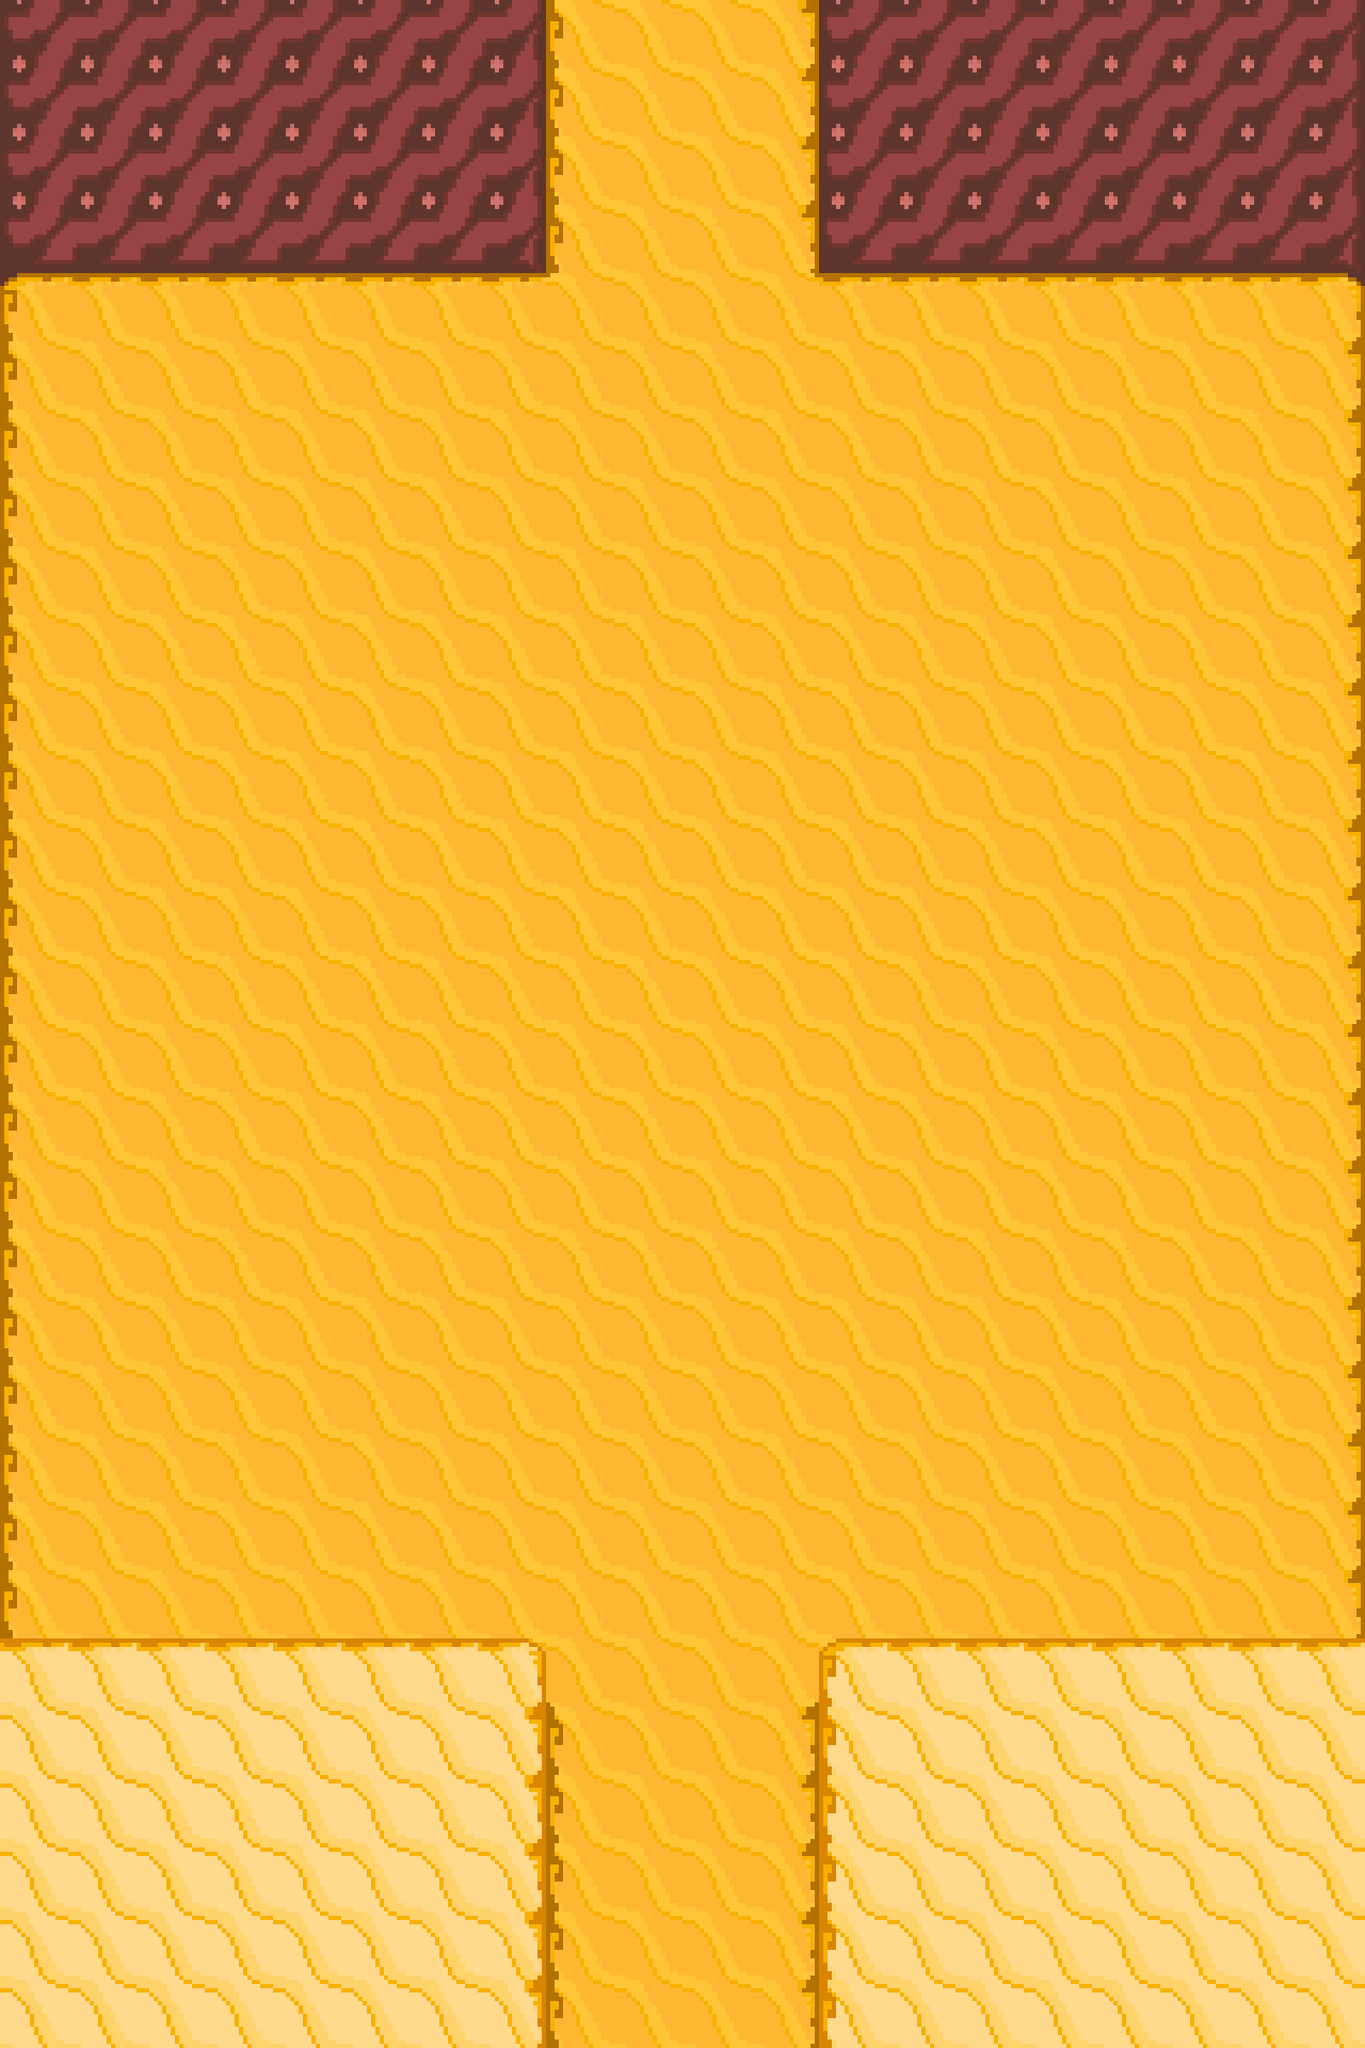

This game map was drawn from its Tiled (.tmx) file and the tilesets committed beside it. A one-line description and the full map source follow:
An orthogonal 20x30 tile map with 80x80 px tiles, 2 tile layers (Tile Layer 1, Foreground) and 15 objects (12x Wall, 2x RoomTransition).

<map version="1.2" tiledversion="1.3.1" orientation="orthogonal" renderorder="right-down" compressionlevel="0" width="20" height="30" tilewidth="80" tileheight="80" infinite="0" nextlayerid="4" nextobjectid="18">
 <tileset firstgid="1" source="Teehee Valley Tileset.tsx" />
 <layer id="1" name="Tile Layer 1" width="20" height="30">
  <data encoding="csv">
29,30,30,30,30,30,30,31,25,26,26,27,29,30,30,30,30,30,30,31,
29,30,30,30,30,30,30,31,25,26,26,27,29,30,30,30,30,30,30,31,
29,30,30,30,30,30,30,31,25,26,26,27,29,30,30,30,30,30,30,31,
36,37,37,37,37,37,37,38,25,26,26,27,36,37,37,37,37,37,37,38,
18,19,19,19,19,19,19,19,12,26,26,11,19,19,19,19,19,19,19,20,
25,26,26,26,26,26,26,26,26,26,26,26,26,26,26,26,26,26,26,27,
25,26,26,26,26,26,26,26,26,26,26,26,26,26,26,26,26,26,26,27,
25,26,26,26,26,26,26,26,26,26,26,26,26,26,26,26,26,26,26,27,
25,26,26,26,26,26,26,26,26,26,26,26,26,26,26,26,26,26,26,27,
25,26,26,26,26,26,26,26,26,26,26,26,26,26,26,26,26,26,26,27,
25,26,26,26,26,26,26,26,26,26,26,26,26,26,26,26,26,26,26,27,
25,26,26,26,26,26,26,26,26,26,26,26,26,26,26,26,26,26,26,27,
25,26,26,26,26,26,26,26,26,26,26,26,26,26,26,26,26,26,26,27,
25,26,26,26,26,26,26,26,26,26,26,26,26,26,26,26,26,26,26,27,
25,26,26,26,26,26,26,26,26,26,26,26,26,26,26,26,26,26,26,27,
25,26,26,26,26,26,26,26,26,26,26,26,26,26,26,26,26,26,26,27,
25,26,26,26,26,26,26,26,26,26,26,26,26,26,26,26,26,26,26,27,
25,26,26,26,26,26,26,26,26,26,26,26,26,26,26,26,26,26,26,27,
25,26,26,26,26,26,26,26,26,26,26,26,26,26,26,26,26,26,26,27,
25,26,26,26,26,26,26,26,26,26,26,26,26,26,26,26,26,26,26,27,
25,26,26,26,26,26,26,26,26,26,26,26,26,26,26,26,26,26,26,27,
25,26,26,26,26,26,26,26,26,26,26,26,26,26,26,26,26,26,26,27,
25,26,26,26,26,26,26,26,26,26,26,26,26,26,26,26,26,26,26,27,
25,26,26,26,26,26,26,26,26,26,26,26,26,26,26,26,26,26,26,27,
32,33,33,33,33,33,33,33,5,26,26,4,33,33,33,33,33,33,33,34,
0,0,0,0,0,0,0,0,25,26,26,27,0,0,0,0,0,0,0,0,
0,0,0,0,0,0,0,0,25,26,26,27,0,0,0,0,0,0,0,0,
0,0,0,0,0,0,0,0,25,26,26,27,0,0,0,0,0,0,0,0,
0,0,0,0,0,0,0,0,25,26,26,27,0,0,0,0,0,0,0,0,
0,0,0,0,0,0,0,0,25,26,26,27,0,0,0,0,0,0,0,0
</data>
 </layer>
 <layer id="2" name="Foreground" width="20" height="30">
  <data encoding="csv">
0,0,0,0,0,0,0,0,0,0,0,0,0,0,0,0,0,0,0,0,
0,0,0,0,0,0,0,0,0,0,0,0,0,0,0,0,0,0,0,0,
0,0,0,0,0,0,0,0,0,0,0,0,0,0,0,0,0,0,0,0,
0,0,0,0,0,0,0,0,0,0,0,0,0,0,0,0,0,0,0,0,
0,0,0,0,0,0,0,0,0,0,0,0,0,0,0,0,0,0,0,0,
0,0,0,0,0,0,0,0,0,0,0,0,0,0,0,0,0,0,0,0,
0,0,0,0,0,0,0,0,0,0,0,0,0,0,0,0,0,0,0,0,
0,0,0,0,0,0,0,0,0,0,0,0,0,0,0,0,0,0,0,0,
0,0,0,0,0,0,0,0,0,0,0,0,0,0,0,0,0,0,0,0,
0,0,0,0,0,0,0,0,0,0,0,0,0,0,0,0,0,0,0,0,
0,0,0,0,0,0,0,0,0,0,0,0,0,0,0,0,0,0,0,0,
0,0,0,0,0,0,0,0,0,0,0,0,0,0,0,0,0,0,0,0,
0,0,0,0,0,0,0,0,0,0,0,0,0,0,0,0,0,0,0,0,
0,0,0,0,0,0,0,0,0,0,0,0,0,0,0,0,0,0,0,0,
0,0,0,0,0,0,0,0,0,0,0,0,0,0,0,0,0,0,0,0,
0,0,0,0,0,0,0,0,0,0,0,0,0,0,0,0,0,0,0,0,
0,0,0,0,0,0,0,0,0,0,0,0,0,0,0,0,0,0,0,0,
0,0,0,0,0,0,0,0,0,0,0,0,0,0,0,0,0,0,0,0,
0,0,0,0,0,0,0,0,0,0,0,0,0,0,0,0,0,0,0,0,
0,0,0,0,0,0,0,0,0,0,0,0,0,0,0,0,0,0,0,0,
0,0,0,0,0,0,0,0,0,0,0,0,0,0,0,0,0,0,0,0,
0,0,0,0,0,0,0,0,0,0,0,0,0,0,0,0,0,0,0,0,
0,0,0,0,0,0,0,0,0,0,0,0,0,0,0,0,0,0,0,0,
0,0,0,0,0,0,0,0,0,0,0,0,0,0,0,0,0,0,0,0,
2,2,2,2,2,2,2,3,0,0,0,0,1,2,2,2,2,2,2,2,
9,9,9,9,9,9,9,10,0,0,0,0,8,9,9,9,9,9,9,9,
9,9,9,9,9,9,9,10,0,0,0,0,8,9,9,9,9,9,9,9,
9,9,9,9,9,9,9,10,0,0,0,0,8,9,9,9,9,9,9,9,
9,9,9,9,9,9,9,10,0,0,0,0,8,9,9,9,9,9,9,9,
9,9,9,9,9,9,9,10,0,0,0,0,8,9,9,9,9,9,9,9
</data>
 </layer>
 <objectgroup id="3" name="Object Layer 1">
  <object id="1" name="Wall" x="0" y="240" width="640" height="80" />
  <object id="2" name="Wall" x="560" y="-40" width="80" height="280" />
  <object id="3" name="Wall" x="960" y="-40" width="80" height="280" />
  <object id="4" name="Wall" x="960" y="240" width="640" height="80" />
  <object id="5" name="Wall" x="1600" y="320" width="80" height="1680" />
  <object id="6" name="Wall" x="960" y="2000" width="640" height="80" />
  <object id="7" name="Wall" x="0" y="2000" width="640" height="80" />
  <object id="8" name="Wall" x="560" y="2080" width="80" height="360" />
  <object id="9" name="Wall" x="960" y="2080" width="80" height="360" />
  <object id="10" name="Wall" x="-80" y="320" width="80" height="1680" />
  <object id="12" name="Wall" x="560" y="2440" width="480" height="80" />
  <object id="14" name="Wall" x="560" y="-120" width="480" height="80" />
  <object id="15" x="640" y="2000" width="320" height="80" />
  <object id="16" name="RoomTransition" x="640" y="-40" width="320" height="40">
   <properties>
    <property name="playerPosx" type="int" value="720" />
    <property name="playerPosy" type="int" value="3520" />
    <property name="room" value="self.game.loadTeeheeValleyRoom4()" />
   </properties>
  </object>
  <object id="17" name="RoomTransition" x="640" y="2400" width="320" height="40">
   <properties>
    <property name="playerPosx" type="int" value="3760" />
    <property name="playerPosy" type="int" value="80" />
    <property name="room" value="self.game.loadTeeheeValleyRoom3()" />
   </properties>
  </object>
 </objectgroup>
</map>
